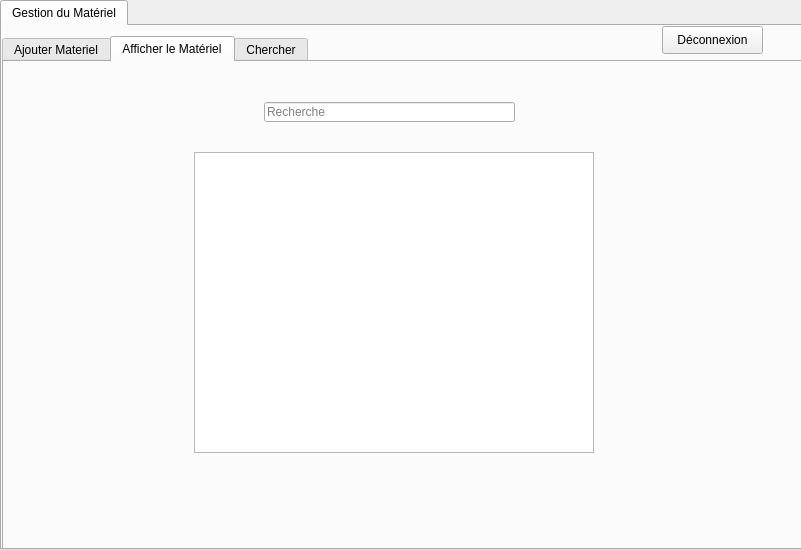
<?xml version="1.0" encoding="UTF-8"?>
<ui version="4.0">
 <class>crud_materiel</class>
 <widget class="QMainWindow" name="crud_materiel">
  <property name="geometry">
   <rect>
    <x>0</x>
    <y>0</y>
    <width>801</width>
    <height>550</height>
   </rect>
  </property>
  <property name="windowTitle">
   <string>Chef de depot</string>
  </property>
  <widget class="QWidget" name="centralwidget">
   <widget class="QTabWidget" name="tabWidget_2">
    <property name="geometry">
     <rect>
      <x>0</x>
      <y>0</y>
      <width>820</width>
      <height>550</height>
     </rect>
    </property>
    <property name="currentIndex">
     <number>0</number>
    </property>
    <widget class="QWidget" name="tab_4">
     <attribute name="title">
      <string>Gestion du Matériel</string>
     </attribute>
     <widget class="QTabWidget" name="tabWidget">
      <property name="geometry">
       <rect>
        <x>0</x>
        <y>10</y>
        <width>801</width>
        <height>531</height>
       </rect>
      </property>
      <property name="tabShape">
       <enum>QTabWidget::Rounded</enum>
      </property>
      <property name="currentIndex">
       <number>1</number>
      </property>
      <widget class="QWidget" name="tab">
       <attribute name="title">
        <string>Ajouter Materiel</string>
       </attribute>
       <widget class="QLabel" name="label">
        <property name="geometry">
         <rect>
          <x>210</x>
          <y>110</y>
          <width>101</width>
          <height>20</height>
         </rect>
        </property>
        <property name="text">
         <string>Ref Matériel</string>
        </property>
       </widget>
       <widget class="QLabel" name="label_2">
        <property name="geometry">
         <rect>
          <x>210</x>
          <y>170</y>
          <width>101</width>
          <height>20</height>
         </rect>
        </property>
        <property name="text">
         <string>Nom Matériel</string>
        </property>
       </widget>
       <widget class="QLabel" name="label_3">
        <property name="geometry">
         <rect>
          <x>226</x>
          <y>230</y>
          <width>61</width>
          <height>20</height>
         </rect>
        </property>
        <property name="text">
         <string>Nombre</string>
        </property>
       </widget>
       <widget class="QLineEdit" name="lineEdit_id">
        <property name="geometry">
         <rect>
          <x>340</x>
          <y>110</y>
          <width>113</width>
          <height>20</height>
         </rect>
        </property>
       </widget>
       <widget class="QLineEdit" name="lineEdit_nom">
        <property name="geometry">
         <rect>
          <x>340</x>
          <y>170</y>
          <width>113</width>
          <height>20</height>
         </rect>
        </property>
       </widget>
       <widget class="QLineEdit" name="lineEdit_prenom">
        <property name="geometry">
         <rect>
          <x>340</x>
          <y>230</y>
          <width>113</width>
          <height>20</height>
         </rect>
        </property>
       </widget>
       <widget class="QPushButton" name="pb_ajouter">
        <property name="geometry">
         <rect>
          <x>490</x>
          <y>250</y>
          <width>75</width>
          <height>23</height>
         </rect>
        </property>
        <property name="text">
         <string>Ajouter</string>
        </property>
       </widget>
       <widget class="QLabel" name="label_5">
        <property name="geometry">
         <rect>
          <x>0</x>
          <y>-60</y>
          <width>821</width>
          <height>571</height>
         </rect>
        </property>
        <property name="text">
         <string/>
        </property>
       </widget>
       <zorder>label_5</zorder>
       <zorder>label</zorder>
       <zorder>label_2</zorder>
       <zorder>label_3</zorder>
       <zorder>lineEdit_id</zorder>
       <zorder>lineEdit_nom</zorder>
       <zorder>lineEdit_prenom</zorder>
       <zorder>pb_ajouter</zorder>
      </widget>
      <widget class="QWidget" name="tab_2">
       <attribute name="title">
        <string>Afficher le Matériel</string>
       </attribute>
       <widget class="QTableView" name="tabetudiant">
        <property name="geometry">
         <rect>
          <x>190</x>
          <y>90</y>
          <width>400</width>
          <height>301</height>
         </rect>
        </property>
       </widget>
       <widget class="QLabel" name="label_6">
        <property name="geometry">
         <rect>
          <x>0</x>
          <y>-60</y>
          <width>821</width>
          <height>571</height>
         </rect>
        </property>
        <property name="text">
         <string/>
        </property>
       </widget>
       <widget class="QLineEdit" name="lineEdit_id_6">
        <property name="geometry">
         <rect>
          <x>260</x>
          <y>40</y>
          <width>251</width>
          <height>20</height>
         </rect>
        </property>
        <property name="placeholderText">
         <string>Recherche</string>
        </property>
       </widget>
       <zorder>label_6</zorder>
       <zorder>tabetudiant</zorder>
       <zorder>lineEdit_id_6</zorder>
      </widget>
      <widget class="QWidget" name="tab_6">
       <attribute name="title">
        <string>Chercher</string>
       </attribute>
       <widget class="QLabel" name="label_11">
        <property name="geometry">
         <rect>
          <x>40</x>
          <y>60</y>
          <width>211</width>
          <height>20</height>
         </rect>
        </property>
        <property name="text">
         <string>Rechercher par référence :</string>
        </property>
       </widget>
       <widget class="QLineEdit" name="lineEdit_id_5">
        <property name="geometry">
         <rect>
          <x>240</x>
          <y>60</y>
          <width>113</width>
          <height>20</height>
         </rect>
        </property>
        <property name="placeholderText">
         <string/>
        </property>
       </widget>
       <widget class="QComboBox" name="comboBox">
        <property name="geometry">
         <rect>
          <x>560</x>
          <y>60</y>
          <width>191</width>
          <height>22</height>
         </rect>
        </property>
       </widget>
       <widget class="QLabel" name="label_12">
        <property name="geometry">
         <rect>
          <x>390</x>
          <y>60</y>
          <width>151</width>
          <height>20</height>
         </rect>
        </property>
        <property name="text">
         <string>Recherche par nom :</string>
        </property>
       </widget>
       <widget class="QLabel" name="label_15">
        <property name="geometry">
         <rect>
          <x>160</x>
          <y>160</y>
          <width>91</width>
          <height>20</height>
         </rect>
        </property>
        <property name="text">
         <string>Ref Matériel</string>
        </property>
       </widget>
       <widget class="QLineEdit" name="nom">
        <property name="geometry">
         <rect>
          <x>290</x>
          <y>220</y>
          <width>113</width>
          <height>20</height>
         </rect>
        </property>
       </widget>
       <widget class="QLineEdit" name="ref">
        <property name="geometry">
         <rect>
          <x>290</x>
          <y>160</y>
          <width>113</width>
          <height>20</height>
         </rect>
        </property>
       </widget>
       <widget class="QLabel" name="label_14">
        <property name="geometry">
         <rect>
          <x>160</x>
          <y>220</y>
          <width>101</width>
          <height>20</height>
         </rect>
        </property>
        <property name="text">
         <string>Nom Matériel</string>
        </property>
       </widget>
       <widget class="QLabel" name="label_13">
        <property name="geometry">
         <rect>
          <x>176</x>
          <y>280</y>
          <width>71</width>
          <height>20</height>
         </rect>
        </property>
        <property name="text">
         <string>Nombre</string>
        </property>
       </widget>
       <widget class="QLineEdit" name="nbr">
        <property name="geometry">
         <rect>
          <x>290</x>
          <y>280</y>
          <width>113</width>
          <height>20</height>
         </rect>
        </property>
       </widget>
       <widget class="QPushButton" name="pb_supprimer_3">
        <property name="geometry">
         <rect>
          <x>560</x>
          <y>190</y>
          <width>101</width>
          <height>23</height>
         </rect>
        </property>
        <property name="text">
         <string>Supprimer</string>
        </property>
       </widget>
       <widget class="QPushButton" name="pb_supprimer_4">
        <property name="geometry">
         <rect>
          <x>560</x>
          <y>260</y>
          <width>101</width>
          <height>23</height>
         </rect>
        </property>
        <property name="text">
         <string>Modifier</string>
        </property>
       </widget>
       <widget class="QLabel" name="label_8">
        <property name="geometry">
         <rect>
          <x>0</x>
          <y>-60</y>
          <width>821</width>
          <height>571</height>
         </rect>
        </property>
        <property name="text">
         <string/>
        </property>
       </widget>
       <widget class="QLabel" name="label_16">
        <property name="geometry">
         <rect>
          <x>430</x>
          <y>490</y>
          <width>91</width>
          <height>20</height>
         </rect>
        </property>
        <property name="text">
         <string>Ref Matériel</string>
        </property>
       </widget>
       <zorder>label_8</zorder>
       <zorder>label_11</zorder>
       <zorder>lineEdit_id_5</zorder>
       <zorder>comboBox</zorder>
       <zorder>label_12</zorder>
       <zorder>label_15</zorder>
       <zorder>nom</zorder>
       <zorder>ref</zorder>
       <zorder>label_14</zorder>
       <zorder>label_13</zorder>
       <zorder>nbr</zorder>
       <zorder>pb_supprimer_3</zorder>
       <zorder>pb_supprimer_4</zorder>
       <zorder>label_16</zorder>
      </widget>
     </widget>
     <widget class="QPushButton" name="pushButton">
      <property name="geometry">
       <rect>
        <x>660</x>
        <y>0</y>
        <width>101</width>
        <height>28</height>
       </rect>
      </property>
      <property name="text">
       <string>Déconnexion</string>
      </property>
     </widget>
    </widget>
   </widget>
  </widget>
  <widget class="QMenuBar" name="menubar">
   <property name="geometry">
    <rect>
     <x>0</x>
     <y>0</y>
     <width>801</width>
     <height>26</height>
    </rect>
   </property>
  </widget>
 </widget>
 <resources/>
 <connections/>
</ui>
